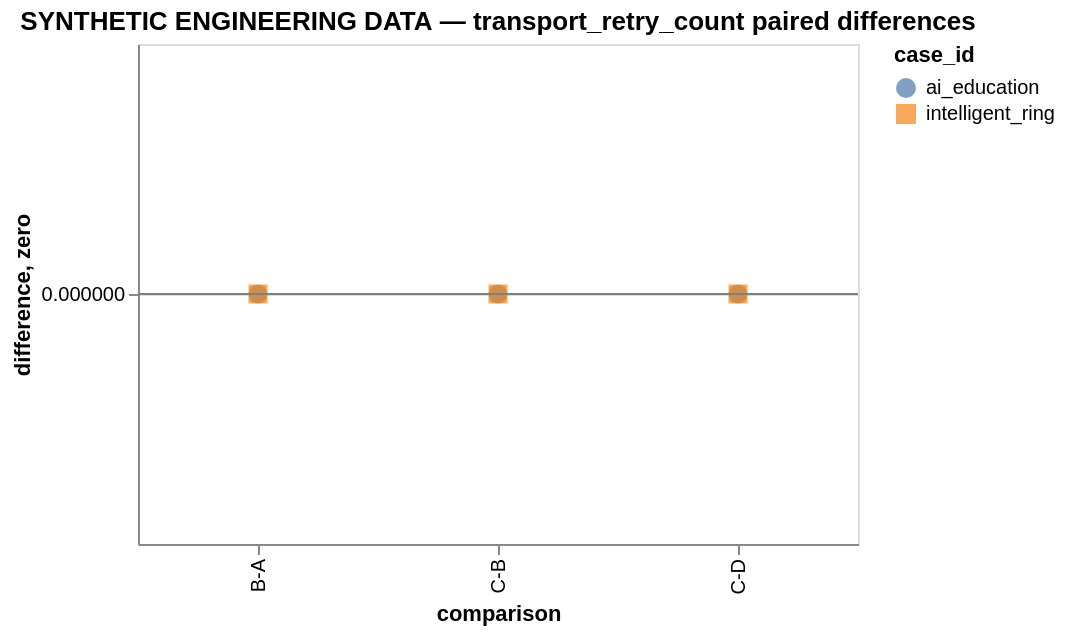

Source (Vega-Lite JSON):
### Vega-Lite specification from a JSON file in a GitHub repository (floating-point values rounded to 4 significant figures)
{"config": {"view": {"continuousWidth": 300, "continuousHeight": 300}}, "layer": [{"data": {"values": [{"case_id": "ai_education", "comparison": "B-A", "difference": 0}, {"case_id": "intelligent_ring", "comparison": "B-A", "difference": 0}, {"case_id": "ai_education", "comparison": "C-B", "difference": 0}, {"case_id": "intelligent_ring", "comparison": "C-B", "difference": 0}, {"case_id": "ai_education", "comparison": "C-D", "difference": 0}, {"case_id": "intelligent_ring", "comparison": "C-D", "difference": 0}]}, "mark": {"type": "point", "filled": true, "size": 90}, "encoding": {"color": {"field": "case_id", "type": "nominal"}, "shape": {"field": "case_id", "type": "nominal"}, "tooltip": [{"field": "case_id", "type": "nominal"}, {"field": "comparison", "type": "nominal"}, {"field": "difference", "type": "quantitative"}], "x": {"field": "comparison", "sort": ["B-A", "C-B", "C-D"], "type": "nominal"}, "y": {"field": "difference", "type": "quantitative"}}, "title": "SYNTHETIC ENGINEERING DATA — transport_retry_count paired differences"}, {"data": {"values": [{"zero": 0}]}, "mark": {"type": "rule", "color": "gray"}, "encoding": {"y": {"field": "zero", "type": "quantitative"}}}], "height": 250, "width": 360, "$schema": "https://vega.github.io/schema/vega-lite/v6.4.1.json"}
